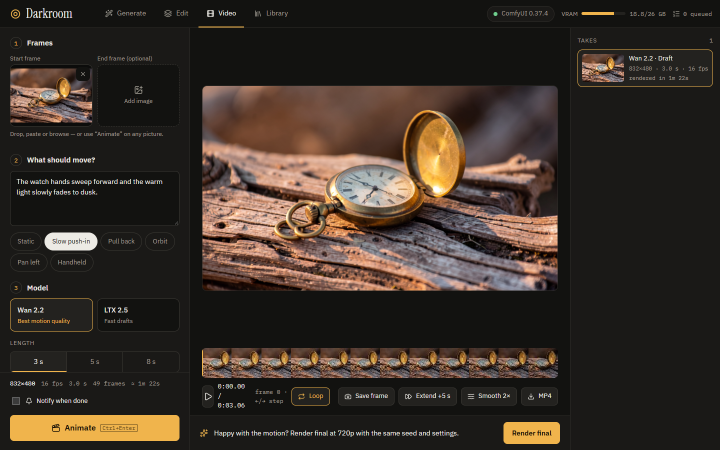
#> input picture proof/C4-video-done.png, 1440 x 900 px (shown at 1/2 size)
$ python -i ab_addenda_grids.py   (imports and definitions only)
#> lines starting #> are read from the running program, lines starting #| are printed output that depends on the picture
"""Grids for the Addenda A/B runs: one sheet per group, rows = cases, one column per variant.
Run with ComfyUI's Python (Pillow + PyAV):  python scripts/ab_addenda_grids.py p1
Writes docs/qa/addenda/<phase>/<group>.jpg. RGBA results are shown on a checkerboard."""
import json, os, sys
from PIL import Image, ImageDraw, ImageFont

ROOT = os.path.dirname(os.path.dirname(os.path.abspath(__file__)))
CELL = 360
try:
    FONT = ImageFont.truetype('arial.ttf', 14)
except OSError:
    FONT = ImageFont.load_default()


# [7 lines left out: function checker, not called in this run]


def cell(path):
#> called with path = '../proof/C4-video-done.png'
    if path.lower().endswith('.mp4'):
        import av
        frames = [f.to_image() for f in av.open(path).decode(video=0)]
        out = Image.new('RGB', (CELL, CELL), (20, 20, 18))
        w = CELL // 3
        for i, f in enumerate([frames[0], frames[len(frames) // 2], frames[-1]]):
            f = f.copy(); f.thumbnail((w, CELL)); out.paste(f, (i * w, (CELL - f.height) // 2))
        return out
    im = Image.open(path)
#> im is the input picture: PIL image 1440x900 RGB; mean R, G, B 56.7, 47, 39.3
    im.thumbnail((CELL, CELL))
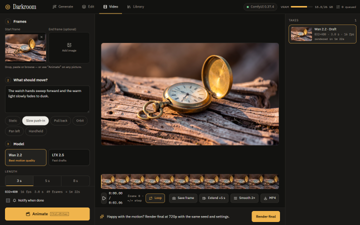
#> im: PIL image 360x225 RGB; mean R, G, B 56.7, 47.1, 39.4
    out = Image.new('RGB', (CELL, CELL), (20, 20, 18))
    x, y = (CELL - im.width) // 2, (CELL - im.height) // 2
#> x = 0; y = 67
    if im.mode in ('RGBA', 'LA'):
        out.paste(checker(im.width, im.height), (x, y))
        out.paste(im.convert('RGBA'), (x, y), im.convert('RGBA'))
    else:
        out.paste(im.convert('RGB'), (x, y))
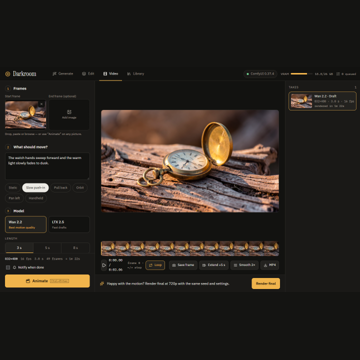
#> out: PIL image 360x360 RGB; mean R, G, B 43, 36.9, 31.4
    return out


# [44 lines left out: functions wrap, main, not called in this run]


# [2 lines not run here, left out]

>>> result = cell('../proof/C4-video-done.png')
